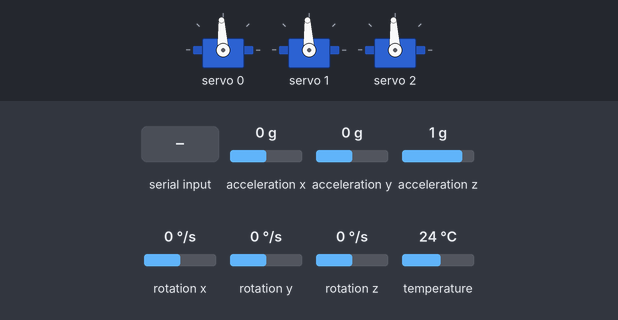
A sketch run on a simulated ESP32. Parts: 3 × servo. Inputs (shaded band) come from the test bench; at power-on: rotation z 0 °/s, acceleration x 0 g, acceleration y 0 g, acceleration z 1 g, rotation x 0 °/s, rotation y 0 °/s, temperature 24 °C. What the sketch prints to the serial monitor is not drawn.

Above: at 1.8 s.
1.9 s: "1" received over Serial
4.0 s: rotation z set to -192 °/s
At 6.48 s:
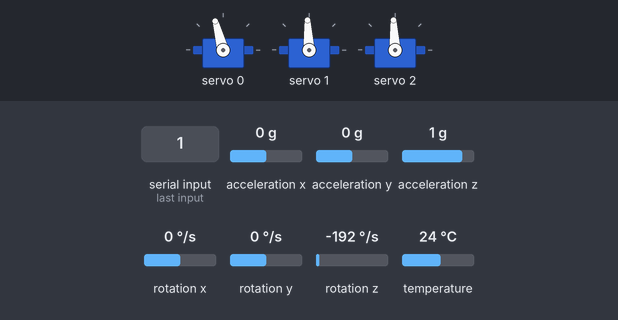
7.0 s: acceleration x set to -1.4 g
At 7.73 s:
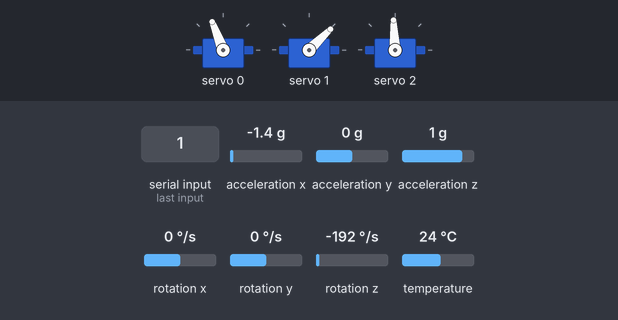
10.0 s: acceleration y set to -1.4 g
At 10.61 s:
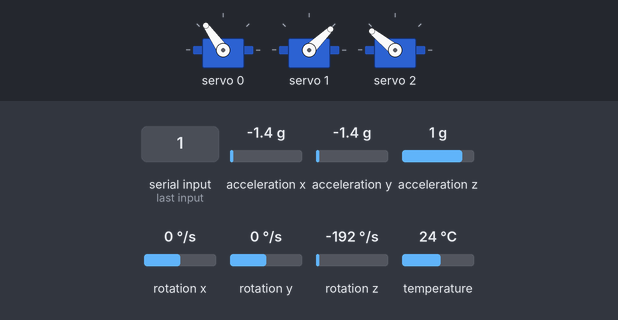
13.0 s: acceleration x set to 0.8 g
At 14.3 s:
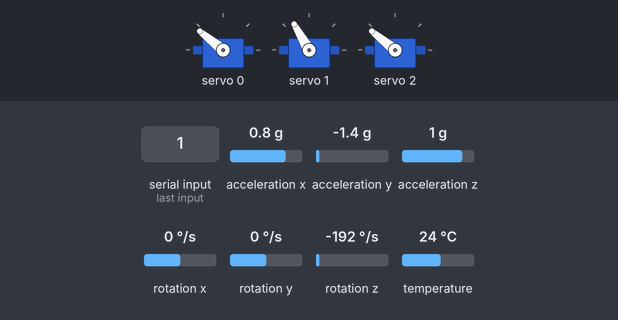
16.0 s: acceleration z set to -1.4 g
Timing chart, 0 to 64.1 s (numbered marks = the images above; inputs shaded):
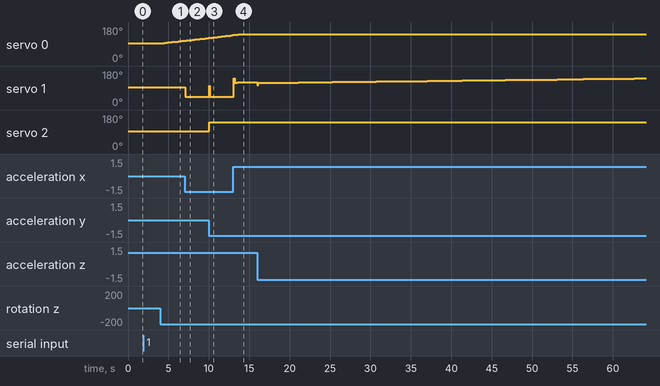

The sketch:

first_final_draft.ino
```cpp
#include <Wire.h>
#include <Adafruit_MPU6050.h>
#include <Adafruit_PWMServoDriver.h>
#include <PID_v1.h>
#include <Adafruit_Sensor.h>

// I2C Buses
#define I2C1_SDA_PIN 23
#define I2C1_SCL_PIN 22
#define I2C2_SDA_PIN 32
#define I2C2_SCL_PIN 33
TwoWire I2C_MPU = TwoWire(0); // SDA 22, SCL 23
TwoWire I2C_PCA = TwoWire(1); // SDA 32, SCL 33

// Devices
Adafruit_MPU6050 mpu;
Adafruit_PWMServoDriver pwm(0x40, I2C_PCA);

// Servo channels
#define YAW_SERVO  0
#define PITCH_SERVO 1
#define ROLL_SERVO 2

// CENTER the gimbal before loop function runs (runnign this will go to default 90 degere position)
bool gimbalReady = false;

// Servo PWM center and range
const int pulseCenter = 307;   // 1.5ms pulse ~90 degrees
const int pulseRange  = 102 ;  // ~0.5ms = 102 ticks (full swing)

// Target orientations (neutral)
double targetRoll = 0.0;
double targetPitch = 0.0;
double targetYaw = 0.0;

//Sensor zero offsets
double offsetRoll = 0.0;
double offsetPitch = 0.0;
double offsetYaw = 0.0;

// Sensor inputs
double inputRoll, inputPitch, inputYaw;

// PID outputs
double outputRoll, outputPitch, outputYaw;

// PID constants (adjust if needed)
double Kp = 2.5, Ki = 0.05, Kd = 0.8;

// PID controllers
PID rollPID(&inputRoll, &outputRoll, &targetRoll, Kp, Ki, Kd, DIRECT);
PID pitchPID(&inputPitch, &outputPitch, &targetPitch, Kp, Ki, Kd, DIRECT);
PID yawPID(&inputYaw, &outputYaw, &targetYaw, Kp, Ki, Kd, DIRECT);

// Time tracking for yaw integration
unsigned long lastTime = 0;
float yawAngle = 0.0;
unsigned long lastPrintTime = 0;
const unsigned long printInterval = 2500; // milliseconds (2.5 seconds)

// Set servo angle from -90 to 90 using center and range
void setServo(int channel, double angle) {
  int pulse = map((int)angle, -90, 90, pulseCenter - pulseRange, pulseCenter + pulseRange);
  pulse = constrain(pulse, pulseCenter - pulseRange, pulseCenter + pulseRange);
  pwm.setPWM(channel, 0, pulse);

  // Debug pulse output
  Serial.print("Servo "); Serial.print(channel);
  Serial.print(" → pulse: "); Serial.println(pulse);
}

void setup() {
  Serial.begin(115200);
  delay(1000);
  Serial.println("Booting...");

  // Init MPU6050 on I2C (GPIO22/23)
  I2C_MPU.begin(23,22);
  if (!mpu.begin(0x68, &I2C_MPU)) {
    Serial.println("MPU6050 not found");
    while (1);
  }
  Serial.println("MPU6050 initialized");

  // Init PCA9685 on I2C (GPIO32/33)
  I2C_PCA.begin(32, 33);
  pwm.begin();
  pwm.setPWMFreq(50);
  delay(10);
  Serial.println("PCA9685 initialized");

  // PID setup
  pitchPID.SetMode(AUTOMATIC);
  yawPID.SetMode(AUTOMATIC);
  rollPID.SetMode(AUTOMATIC);

  pitchPID.SetOutputLimits(-90, 90);
  yawPID.SetOutputLimits(-90, 90);
  rollPID.SetOutputLimits(-90, 90);

  // Center all servos
  setServo(YAW_SERVO, 0);
  setServo(PITCH_SERVO, 0);
  setServo(ROLL_SERVO,0);
  Serial.println("Servos gyatted (centered). Please rizz and edge arms.");

  // Step 2: Wait for you to manually assemble and tighten
  Serial.println("Press any key in to continue... Gada gadee gada-gada doe");
  while (!Serial.available());

  // Step 3: After arms are tightened, capture sensor offsets
  sensors_event_t accel, gyro, temp;
  mpu.getEvent(&accel, &gyro, &temp);

  offsetRoll = atan2(accel.acceleration.y, accel.acceleration.z) * 180.0 / PI;
  offsetPitch = atan2(-accel.acceleration.x, sqrt(accel.acceleration.y * accel.acceleration.y + accel.acceleration.z * accel.acceleration.z)) * 180.0 / PI;
  offsetYaw = 0;
  yawAngle = 0.0;

  lastTime = millis();

  // Now stabilization can start
  gimbalReady = true;
  Serial.println("Neutral position captured. Starting PID stabilization!");
}
// ---------------------------------------------------------------------------------- //
void loop() {
  if (!gimbalReady) {
    // Hold motors at center (0 degrees)
    setServo(YAW_SERVO, 0);
    setServo(PITCH_SERVO, 0);
    setServo(ROLL_SERVO, 0);
    return; // Don't run PID yet
  }
  sensors_event_t accel, gyro, temp;
  mpu.getEvent(&accel, &gyro, &temp);

  // Calculate roll and pitch from accelerometer
  inputRoll = atan2(accel.acceleration.y, accel.acceleration.z) * 180 / PI;
  inputPitch = atan2(-accel.acceleration.x, sqrt(accel.acceleration.y * accel.acceleration.y + accel.acceleration.z * accel.acceleration.z)) * 180 / PI;

  // Integrate gyro.z to get yaw angle
  unsigned long currentTime = millis();
  float dt = (currentTime - lastTime) / 1000.0;
  yawAngle += gyro.gyro.z * dt;
  inputYaw = yawAngle - offsetYaw;
  lastTime = currentTime;

  // Compute PID outputs
  rollPID.Compute();
  pitchPID.Compute();
  yawPID.Compute();

  // Apply outputs to servos
  setServo(ROLL_SERVO, outputRoll);
  setServo(PITCH_SERVO, outputPitch);
  setServo(YAW_SERVO, outputYaw);

  // Debug orientation and PID output
  if (millis() - lastPrintTime >= printInterval) {
  lastPrintTime = millis(); // Update last print time

  Serial.print("Roll: "); Serial.print(inputRoll);
  Serial.print(" | PID: "); Serial.print(outputRoll);
  Serial.print(" | Pitch: "); Serial.print(inputPitch);
  Serial.print(" | PID: "); Serial.print(outputPitch);
  Serial.print(" | Yaw: "); Serial.print(inputYaw);
  Serial.print(" | PID: "); Serial.println(outputYaw);
  }
  delay(15); // ~65 Hz control loop
}
```

Measured:
- after the input at 4.0 s, servo 0: moves from 93° to 107° over 2.7 s, starting after 0.14 s
- after the input at 7.0 s, servo 1: 93° → 44° after 0.07 s
- after the input at 10.0 s, servo 1: 44° → 102° at once, → 44° 0.10 s later; servo 2: 93° → 141° at once
- after the input at 13.0 s, servo 1: 44° → 141° after 0.08 s, → 119° 0.12 s later, → 120° 0.35 s later, → 121° 1.9 s later
